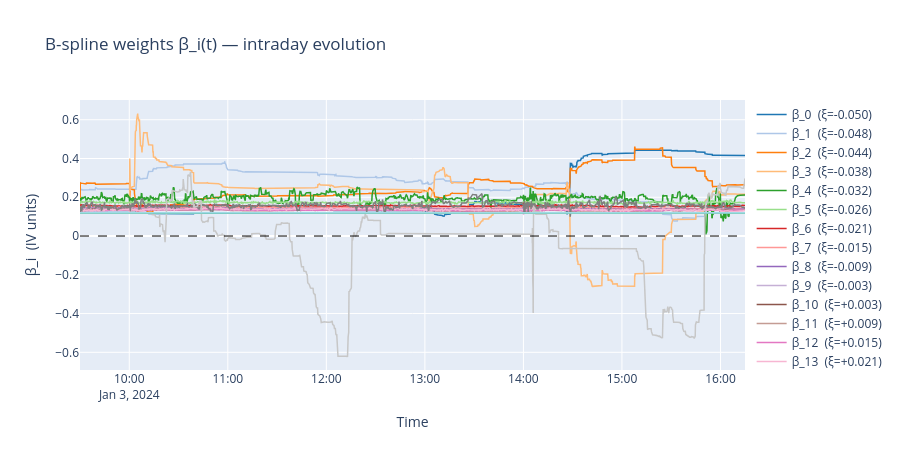

Notebook source saved alongside this figure:
### Markdown cell above
## β(t) evolution — intraday dynamics of the B-spline weights

Each line is one weight $\beta_i(t)$, labelled by its Greville abscissa $\xi_i$ (centre of support).
Drift in these weights reveals how the smile shape evolves through the trading day.

### Code cell
# Sub-sample for plotting (every 500th quote)
df_state_sub = df_state_bs[::500]
ts_plot = df_state_sub["ts_ns"].to_list()

cmap20 = plt.cm.tab20

fig = go.Figure()
for i in range(N_BASIS):
    beta_i = df_state_sub[f"state_{i}"].to_numpy()
    r, g, b, _ = cmap20(i / N_BASIS)
    color = f"rgb({int(r * 255)},{int(g * 255)},{int(b * 255)})"
    fig.add_trace(
        go.Scatter(
            x=ts_plot,
            y=beta_i.tolist(),
            mode="lines",
            name=f"β_{i}  (ξ={greville[i]:+.3f})",
            line=dict(color=color, width=1.5),
        )
    )

fig.add_hline(y=0, line=dict(color="black", width=1, dash="dash"))
fig.update_layout(
    title="B-spline weights β_i(t) — intraday evolution",
    xaxis_title="Time",
    yaxis_title="β_i  (IV units)",
    height=450,
    legend=dict(x=1.01, y=1.0),
)
fig.show()

### Figure 1 — Plotly figure (JSON) as saved in the notebook; plotly's stock layout.template omitted (floating-point values rounded to 4 significant figures; data arrays with more than 128 entries replaced by an {"elided": "..."} marker saying what was removed)
{"data": [{"line": {"color": "rgb(31,119,180)", "width": 1.5}, "mode": "lines", "name": "β_0  (ξ=-0.050)", "type": "scatter", "x": {"elided": "1958 str values"}, "y": {"elided": "1958 float values"}}, {"line": {"color": "rgb(174,199,232)", "width": 1.5}, "mode": "lines", "name": "β_1  (ξ=-0.048)", "type": "scatter", "x": {"elided": "1958 str values"}, "y": {"elided": "1958 float values"}}, {"line": {"color": "rgb(255,127,14)", "width": 1.5}, "mode": "lines", "name": "β_2  (ξ=-0.044)", "type": "scatter", "x": {"elided": "1958 str values"}, "y": {"elided": "1958 float values"}}, {"line": {"color": "rgb(255,187,120)", "width": 1.5}, "mode": "lines", "name": "β_3  (ξ=-0.038)", "type": "scatter", "x": {"elided": "1958 str values"}, "y": {"elided": "1958 float values"}}, {"line": {"color": "rgb(44,160,44)", "width": 1.5}, "mode": "lines", "name": "β_4  (ξ=-0.032)", "type": "scatter", "x": {"elided": "1958 str values"}, "y": {"elided": "1958 float values"}}, {"line": {"color": "rgb(152,223,138)", "width": 1.5}, "mode": "lines", "name": "β_5  (ξ=-0.026)", "type": "scatter", "x": {"elided": "1958 str values"}, "y": {"elided": "1958 float values"}}, {"line": {"color": "rgb(214,39,40)", "width": 1.5}, "mode": "lines", "name": "β_6  (ξ=-0.021)", "type": "scatter", "x": {"elided": "1958 str values"}, "y": {"elided": "1958 float values"}}, {"line": {"color": "rgb(255,152,150)", "width": 1.5}, "mode": "lines", "name": "β_7  (ξ=-0.015)", "type": "scatter", "x": {"elided": "1958 str values"}, "y": {"elided": "1958 float values"}}, {"line": {"color": "rgb(148,103,189)", "width": 1.5}, "mode": "lines", "name": "β_8  (ξ=-0.009)", "type": "scatter", "x": {"elided": "1958 str values"}, "y": {"elided": "1958 float values"}}, {"line": {"color": "rgb(197,176,213)", "width": 1.5}, "mode": "lines", "name": "β_9  (ξ=-0.003)", "type": "scatter", "x": {"elided": "1958 str values"}, "y": {"elided": "1958 float values"}}, {"line": {"color": "rgb(140,86,75)", "width": 1.5}, "mode": "lines", "name": "β_10  (ξ=+0.003)", "type": "scatter", "x": {"elided": "1958 str values"}, "y": {"elided": "1958 float values"}}, {"line": {"color": "rgb(196,156,148)", "width": 1.5}, "mode": "lines", "name": "β_11  (ξ=+0.009)", "type": "scatter", "x": {"elided": "1958 str values"}, "y": {"elided": "1958 float values"}}, {"line": {"color": "rgb(227,119,194)", "width": 1.5}, "mode": "lines", "name": "β_12  (ξ=+0.015)", "type": "scatter", "x": {"elided": "1958 str values"}, "y": {"elided": "1958 float values"}}, {"line": {"color": "rgb(247,182,210)", "width": 1.5}, "mode": "lines", "name": "β_13  (ξ=+0.021)", "type": "scatter", "x": {"elided": "1958 str values"}, "y": {"elided": "1958 float values"}}, {"line": {"color": "rgb(127,127,127)", "width": 1.5}, "mode": "lines", "name": "β_14  (ξ=+0.026)", "type": "scatter", "x": {"elided": "1958 str values"}, "y": {"elided": "1958 float values"}}, {"line": {"color": "rgb(199,199,199)", "width": 1.5}, "mode": "lines", "name": "β_15  (ξ=+0.032)", "type": "scatter", "x": {"elided": "1958 str values"}, "y": {"elided": "1958 float values"}}, {"line": {"color": "rgb(188,189,34)", "width": 1.5}, "mode": "lines", "name": "β_16  (ξ=+0.038)", "type": "scatter", "x": {"elided": "1958 str values"}, "y": {"elided": "1958 float values"}}, {"line": {"color": "rgb(219,219,141)", "width": 1.5}, "mode": "lines", "name": "β_17  (ξ=+0.044)", "type": "scatter", "x": {"elided": "1958 str values"}, "y": {"elided": "1958 float values"}}, {"line": {"color": "rgb(23,190,207)", "width": 1.5}, "mode": "lines", "name": "β_18  (ξ=+0.048)", "type": "scatter", "x": {"elided": "1958 str values"}, "y": {"elided": "1958 float values"}}, {"line": {"color": "rgb(158,218,229)", "width": 1.5}, "mode": "lines", "name": "β_19  (ξ=+0.050)", "type": "scatter", "x": {"elided": "1958 str values"}, "y": {"elided": "1958 float values"}}], "layout": {"height": 450, "legend": {"x": 1.01, "y": 1}, "shapes": [{"line": {"color": "black", "dash": "dash", "width": 1}, "type": "line", "x0": 0, "x1": 1, "xref": "x domain", "y0": 0, "y1": 0, "yref": "y"}], "title": {"text": "B-spline weights β_i(t) — intraday evolution"}, "xaxis": {"title": {"text": "Time"}}, "yaxis": {"title": {"text": "β_i  (IV units)"}}}}
